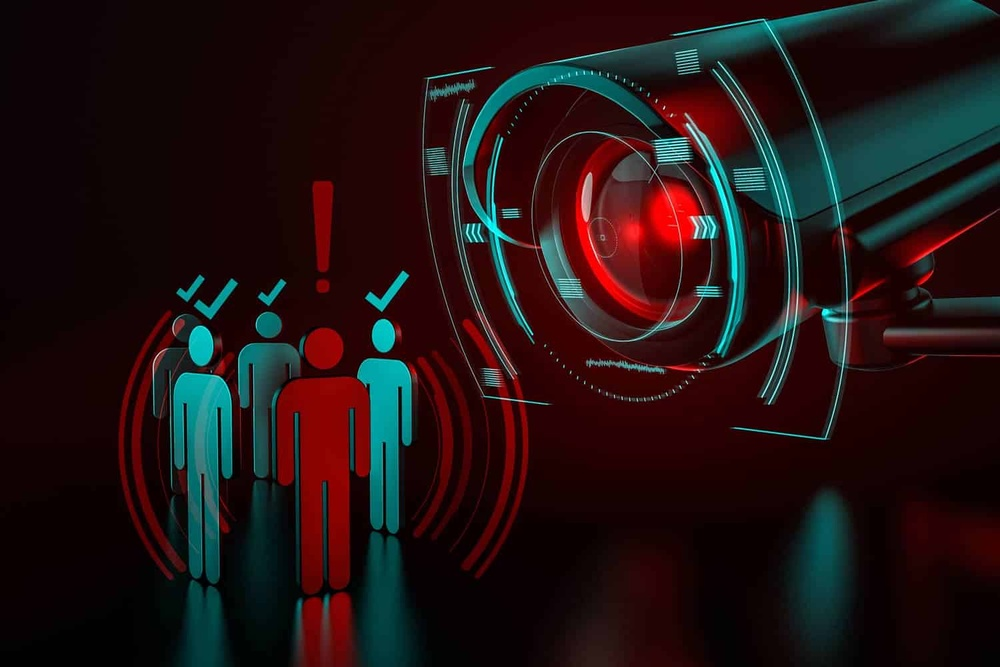
#> input picture Smart-Surveillance-Systems.jpg, 1000 x 667 px, shrunk from 1500 x 1000 before the run
$ python -i processing_pipeline.py   (imports and definitions only)
#> lines starting #> are read from the running program, lines starting #| are printed output that depends on the picture; after the words box and inside, x2 and y2 are one past the last pixel; in counts of white or black regions, pixels touching at a corner belong together
#> further down, picture is the input picture: shape (667, 1000, 3); mean B, G, R 19.8, 19.2, 33.6
#!/usr/bin/env python3
"""
Video Processing Pipeline

This module implements the video processing pipeline for the surveillance system,
including frame buffering, background subtraction, and region of interest selection.
"""

import cv2
import numpy as np
import logging
from typing import List, Tuple, Dict, Optional, Any
import time

# Set up logging
logger = logging.getLogger('smart_surveillance.processing_pipeline')

class ProcessingPipeline:
    """
    A pipeline for processing video frames.

    This class implements various video processing techniques such as
    frame buffering, background subtraction, and region of interest selection.
    """

    def __init__(self, buffer_size: int = 30,
                 bg_subtractor_history: int = 500,
                 bg_subtractor_threshold: float = 16,
                 roi_areas: List[np.ndarray] = None):
        """
        Initialize the processing pipeline.

        Args:
            buffer_size: Number of frames to keep in buffer
            bg_subtractor_history: History length for background subtractor
            bg_subtractor_threshold: Threshold for background subtractor
            roi_areas: List of polygons defining regions of interest
        """
        self.buffer_size = buffer_size
        self.frame_buffer = []

        # Initialize background subtractor
        self.bg_subtractor = cv2.createBackgroundSubtractorMOG2(
            history=bg_subtractor_history,
            varThreshold=bg_subtractor_threshold,
            detectShadows=True
        )

        # Initialize regions of interest
        self.roi_areas = roi_areas if roi_areas is not None else []

        # Performance metrics
        self.processing_times = {}
        self.last_processing_time = 0

    def add_roi(self, points: np.ndarray) -> None:
        """
        Add a region of interest defined by a polygon.

        Args:
            points: Numpy array of points defining the polygon, shape (n, 2)
        """
        if points.shape[0] < 3 or points.shape[1] != 2:
            logger.error("ROI must be defined by at least 3 points with x,y coordinates")
            return

        self.roi_areas.append(points)
        logger.info(f"Added ROI with {points.shape[0]} points")

    def clear_roi(self) -> None:
        """
        Clear all regions of interest.
        """
        self.roi_areas = []
        logger.info("Cleared all ROIs")

    def add_to_buffer(self, frame: np.ndarray) -> None:
        """
        Add a frame to the buffer, maintaining buffer size.

        Args:
            frame: The frame to add to the buffer
        """
        if frame is None:
            return

        # Add frame to buffer
        self.frame_buffer.append(frame.copy())

        # Keep buffer at specified size
        while len(self.frame_buffer) > self.buffer_size:
            self.frame_buffer.pop(0)
#> this loop made 0 passes
#> after the loop, self.frame_buffer = 1 item

    def apply_background_subtraction(self, frame: np.ndarray) -> Tuple[np.ndarray, np.ndarray]:
        """
        Apply background subtraction to detect moving objects.

        Args:
            frame: Input frame

        Returns:
            Tuple containing:
                np.ndarray: Foreground mask
                np.ndarray: Frame with foreground highlighted
        """
        start_time = time.time()

        # Apply background subtractor
        fg_mask = self.bg_subtractor.apply(frame)
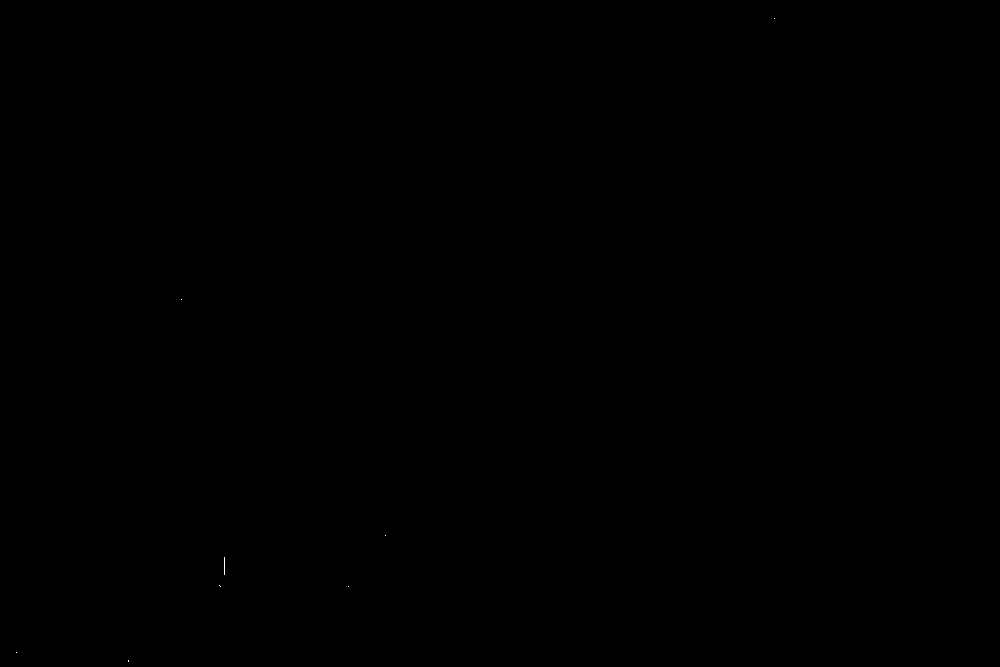
#> fg_mask: shape (667, 1000); values 127 (black) and 255 (white), 0% white in thin lines or dots, all inside (x1, y1, x2, y2) = (16, 18, 775, 662)

        # Remove shadows (gray pixels) and noise
        _, fg_mask = cv2.threshold(fg_mask, 128, 255, cv2.THRESH_BINARY)
        fg_mask = cv2.medianBlur(fg_mask, 5)
#> fg_mask: shape (667, 1000); every value is 0

        # Apply morphological operations to remove noise and fill holes
        kernel = cv2.getStructuringElement(cv2.MORPH_ELLIPSE, (5, 5))
        fg_mask = cv2.morphologyEx(fg_mask, cv2.MORPH_OPEN, kernel)
        fg_mask = cv2.morphologyEx(fg_mask, cv2.MORPH_CLOSE, kernel)

        # Create a copy of the frame with foreground highlighted
        highlighted_frame = frame.copy()
        highlighted_frame[fg_mask == 255] = [0, 0, 255]  # Red color for foreground

        # Record processing time
        self.processing_times['background_subtraction'] = time.time() - start_time

        return fg_mask, highlighted_frame

    def apply_roi_mask(self, frame: np.ndarray, mask: np.ndarray = None) -> Tuple[np.ndarray, np.ndarray]:
        """
        Apply regions of interest mask to the frame or another mask.

        Args:
            frame: Input frame
            mask: Optional mask to apply ROI to (if None, creates a new mask)

        Returns:
            Tuple containing:
                np.ndarray: ROI mask
                np.ndarray: Frame with ROI outlined
        """
        start_time = time.time()

        # Create a blank mask if none provided
        if mask is None:
            roi_mask = np.zeros(frame.shape[:2], dtype=np.uint8)
        else:
            roi_mask = mask.copy()

        # Create a copy of the frame for visualization
        roi_frame = frame.copy()

        # If no ROIs defined, use the entire frame
        if not self.roi_areas:
            if mask is None:
                roi_mask.fill(255)  # Set all pixels as ROI
#> roi_mask: shape (667, 1000); every value is 255
            return roi_mask, roi_frame

        # Apply each ROI
        for roi_points in self.roi_areas:
            # Convert points to the format expected by fillPoly
            roi_points_reshaped = roi_points.reshape((-1, 1, 2)).astype(np.int32)

            # Fill the ROI in the mask
            if mask is None:
                cv2.fillPoly(roi_mask, [roi_points_reshaped], 255)

            # Draw the ROI outline on the frame
            cv2.polylines(roi_frame, [roi_points_reshaped], True, (0, 255, 0), 2)

        # If a mask was provided, apply the ROI mask to it
        if mask is not None:
            roi_mask = cv2.bitwise_and(mask, roi_mask)

        # Record processing time
        self.processing_times['roi_masking'] = time.time() - start_time

        return roi_mask, roi_frame

    def process_frame(self, frame: np.ndarray) -> Dict[str, Any]:
        """
        Process a frame through the entire pipeline.

        Args:
            frame: Input frame to process

        Returns:
            Dict containing processed outputs:
                'original': Original frame
                'fg_mask': Foreground mask from background subtraction
                'fg_highlighted': Frame with foreground highlighted
                'roi_mask': Region of interest mask
                'roi_frame': Frame with ROI outlined
                'final_mask': Combined foreground and ROI mask
                'final_frame': Final processed frame
                'processing_time': Total processing time in seconds
        """
        if frame is None:
            logger.warning("Cannot process None frame")
            return {}

        start_time = time.time()

        # Add frame to buffer
        self.add_to_buffer(frame)

        # Apply background subtraction
        fg_mask, fg_highlighted = self.apply_background_subtraction(frame)

        # Apply ROI masking
        roi_mask, roi_frame = self.apply_roi_mask(frame)

        # Combine foreground mask with ROI mask
        final_mask = cv2.bitwise_and(fg_mask, roi_mask)

        # Create final frame with both foreground and ROI visualization
        final_frame = frame.copy()
        final_frame[final_mask == 255] = [0, 0, 255]  # Red for detected motion

        # Draw ROI outlines on final frame
        for roi_points in self.roi_areas:
            roi_points_reshaped = roi_points.reshape((-1, 1, 2)).astype(np.int32)
            cv2.polylines(final_frame, [roi_points_reshaped], True, (0, 255, 0), 2)

        # Calculate total processing time
        total_time = time.time() - start_time
        self.last_processing_time = total_time
        self.processing_times['total'] = total_time

        # Return all processed outputs
        return {
            'original': frame,
            'fg_mask': fg_mask,
            'fg_highlighted': fg_highlighted,
            'roi_mask': roi_mask,
            'roi_frame': roi_frame,
            'final_mask': final_mask,
            'final_frame': final_frame,
            'processing_time': total_time
        }

    def get_performance_metrics(self) -> Dict[str, float]:
        """
        Get performance metrics for the processing pipeline.

        Returns:
            Dict containing processing times for different stages
        """
        return self.processing_times.copy()

>>> import cv2
>>> picture = cv2.imread('../../Smart-Surveillance-Systems.jpg')
>>> result = ProcessingPipeline().process_frame(picture)
#> result = 8 items
